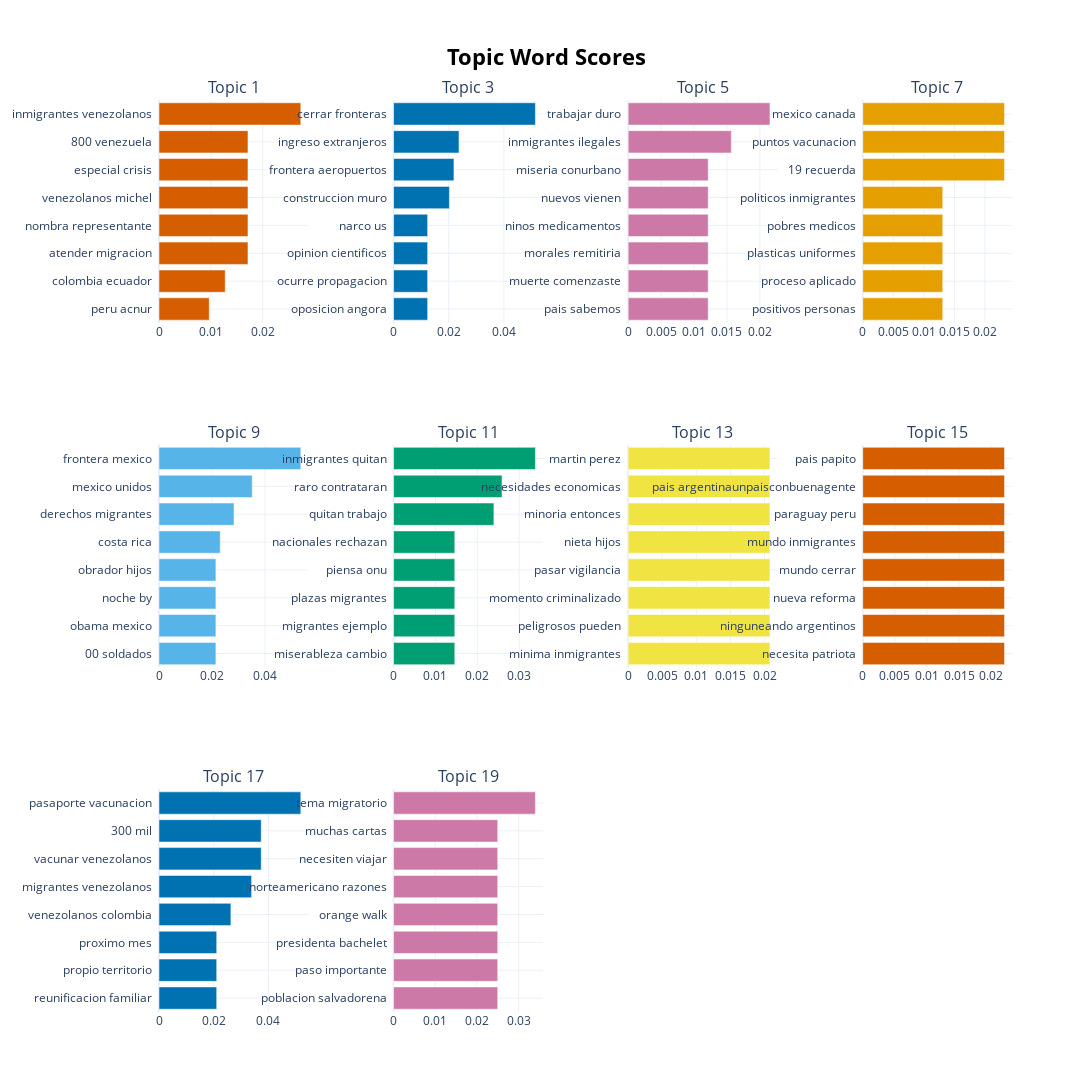

Here is the notebook cell this chart was saved with:
### Markdown cell above
Una forma más visual de observar una cantidad determinada de grupos y la cantidad de palabras más representativas puede hacerse con el método ``visualize_topics()``.

### Code cell
topic_model.visualize_barchart(topics=[1,3,5,7,9,11,13,15,17,19], n_words=8, width=450, height=400)

### Figure 1 — Plotly figure (JSON) as saved in the notebook; plotly's stock layout.template omitted (floating-point values rounded to 4 significant figures)
{"data": [{"marker": {"color": "#D55E00"}, "orientation": "h", "type": "bar", "x": [0.009683, 0.01276, 0.01716, 0.01716, 0.01716, 0.01716, 0.01716, 0.02734], "xaxis": "x", "y": ["peru acnur  ", "colombia ecuador  ", "atender migracion  ", "nombra representante  ", "venezolanos michel  ", "especial crisis  ", "800 venezuela  ", "inmigrantes venezolanos  "], "yaxis": "y"}, {"marker": {"color": "#0072B2"}, "orientation": "h", "type": "bar", "x": [0.01235, 0.01235, 0.01235, 0.01235, 0.02024, 0.02188, 0.02372, 0.05141], "xaxis": "x2", "y": ["oposicion angora  ", "ocurre propagacion  ", "opinion cientificos  ", "narco us  ", "construccion muro  ", "frontera aeropuertos  ", "ingreso extranjeros  ", "cerrar fronteras  "], "yaxis": "y2"}, {"marker": {"color": "#CC79A7"}, "orientation": "h", "type": "bar", "x": [0.01215, 0.01215, 0.01215, 0.01215, 0.01215, 0.01215, 0.01567, 0.02153], "xaxis": "x3", "y": ["pais sabemos  ", "muerte comenzaste  ", "morales remitiria  ", "ninos medicamentos  ", "nuevos vienen  ", "miseria conurbano  ", "inmigrantes ilegales  ", "trabajar duro  "], "yaxis": "y3"}, {"marker": {"color": "#E69F00"}, "orientation": "h", "type": "bar", "x": [0.0131, 0.0131, 0.0131, 0.0131, 0.0131, 0.02321, 0.02321, 0.02321], "xaxis": "x4", "y": ["positivos personas  ", "proceso aplicado  ", "plasticas uniformes  ", "pobres medicos  ", "politicos inmigrantes  ", "19 recuerda  ", "puntos vacunacion  ", "mexico canada  "], "yaxis": "y4"}, {"marker": {"color": "#56B4E9"}, "orientation": "h", "type": "bar", "x": [0.02146, 0.02146, 0.02146, 0.02146, 0.02309, 0.02829, 0.03516, 0.05348], "xaxis": "x5", "y": ["00 soldados  ", "obama mexico  ", "noche by  ", "obrador hijos  ", "costa rica  ", "derechos migrantes  ", "mexico unidos  ", "frontera mexico  "], "yaxis": "y5"}, {"marker": {"color": "#009E73"}, "orientation": "h", "type": "bar", "x": [0.01462, 0.01462, 0.01462, 0.01462, 0.01462, 0.02395, 0.0259, 0.03386], "xaxis": "x6", "y": ["miserableza cambio  ", "migrantes ejemplo  ", "plazas migrantes  ", "piensa onu  ", "nacionales rechazan  ", "quitan trabajo  ", "raro contrataran  ", "inmigrantes quitan  "], "yaxis": "y6"}, {"marker": {"color": "#F0E442"}, "orientation": "h", "type": "bar", "x": [0.0208, 0.0208, 0.0208, 0.0208, 0.0208, 0.0208, 0.0208, 0.0208], "xaxis": "x7", "y": ["minima inmigrantes  ", "peligrosos pueden  ", "momento criminalizado  ", "pasar vigilancia  ", "nieta hijos  ", "minoria entonces  ", "necesidades economicas  ", "martin perez  "], "yaxis": "y7"}, {"marker": {"color": "#D55E00"}, "orientation": "h", "type": "bar", "x": [0.02209, 0.02209, 0.02209, 0.02209, 0.02209, 0.02209, 0.02209, 0.02209], "xaxis": "x8", "y": ["necesita patriota  ", "ninguneando argentinos  ", "nueva reforma  ", "mundo cerrar  ", "mundo inmigrantes  ", "paraguay peru  ", "pais argentinaunpaisconbuenagente  ", "pais papito  "], "yaxis": "y8"}, {"marker": {"color": "#0072B2"}, "orientation": "h", "type": "bar", "x": [0.02109, 0.02109, 0.02109, 0.02627, 0.03385, 0.03736, 0.03736, 0.05183], "xaxis": "x9", "y": ["reunificacion familiar  ", "propio territorio  ", "proximo mes  ", "venezolanos colombia  ", "migrantes venezolanos  ", "vacunar venezolanos  ", "300 mil  ", "pasaporte vacunacion  "], "yaxis": "y9"}, {"marker": {"color": "#CC79A7"}, "orientation": "h", "type": "bar", "x": [0.02501, 0.02501, 0.02501, 0.02501, 0.02501, 0.02501, 0.02501, 0.03405], "xaxis": "x10", "y": ["poblacion salvadorena  ", "paso importante  ", "presidenta bachelet  ", "orange walk  ", "norteamericano razones  ", "necesiten viajar  ", "muchas cartas  ", "tema migratorio  "], "yaxis": "y10"}], "layout": {"annotations": [{"font": {"size": 16}, "showarrow": false, "text": "Topic 1", "x": 0.0875, "xanchor": "center", "xref": "paper", "y": 1, "yanchor": "bottom", "yref": "paper"}, {"font": {"size": 16}, "showarrow": false, "text": "Topic 3", "x": 0.3625, "xanchor": "center", "xref": "paper", "y": 1, "yanchor": "bottom", "yref": "paper"}, {"font": {"size": 16}, "showarrow": false, "text": "Topic 5", "x": 0.6375, "xanchor": "center", "xref": "paper", "y": 1, "yanchor": "bottom", "yref": "paper"}, {"font": {"size": 16}, "showarrow": false, "text": "Topic 7", "x": 0.9125, "xanchor": "center", "xref": "paper", "y": 1, "yanchor": "bottom", "yref": "paper"}, {"font": {"size": 16}, "showarrow": false, "text": "Topic 9", "x": 0.0875, "xanchor": "center", "xref": "paper", "y": 0.6222, "yanchor": "bottom", "yref": "paper"}, {"font": {"size": 16}, "showarrow": false, "text": "Topic 11", "x": 0.3625, "xanchor": "center", "xref": "paper", "y": 0.6222, "yanchor": "bottom", "yref": "paper"}, {"font": {"size": 16}, "showarrow": false, "text": "Topic 13", "x": 0.6375, "xanchor": "center", "xref": "paper", "y": 0.6222, "yanchor": "bottom", "yref": "paper"}, {"font": {"size": 16}, "showarrow": false, "text": "Topic 15", "x": 0.9125, "xanchor": "center", "xref": "paper", "y": 0.6222, "yanchor": "bottom", "yref": "paper"}, {"font": {"size": 16}, "showarrow": false, "text": "Topic 17", "x": 0.0875, "xanchor": "center", "xref": "paper", "y": 0.2444, "yanchor": "bottom", "yref": "paper"}, {"font": {"size": 16}, "showarrow": false, "text": "Topic 19", "x": 0.3625, "xanchor": "center", "xref": "paper", "y": 0.2444, "yanchor": "bottom", "yref": "paper"}], "height": 1200, "hoverlabel": {"bgcolor": "white", "font": {"family": "Rockwell", "size": 16}}, "showlegend": false, "title": {"font": {"color": "Black", "size": 22}, "text": "<b>Topic Word Scores", "x": 0.5, "xanchor": "center", "yanchor": "top"}, "width": 1800, "xaxis": {"anchor": "y", "domain": [0, 0.175], "showgrid": true}, "xaxis10": {"anchor": "y10", "domain": [0.275, 0.45], "showgrid": true}, "xaxis11": {"anchor": "y11", "domain": [0.55, 0.725], "showgrid": true}, "xaxis12": {"anchor": "y12", "domain": [0.825, 1], "showgrid": true}, "xaxis2": {"anchor": "y2", "domain": [0.275, 0.45], "showgrid": true}, "xaxis3": {"anchor": "y3", "domain": [0.55, 0.725], "showgrid": true}, "xaxis4": {"anchor": "y4", "domain": [0.825, 1], "showgrid": true}, "xaxis5": {"anchor": "y5", "domain": [0, 0.175], "showgrid": true}, "xaxis6": {"anchor": "y6", "domain": [0.275, 0.45], "showgrid": true}, "xaxis7": {"anchor": "y7", "domain": [0.55, 0.725], "showgrid": true}, "xaxis8": {"anchor": "y8", "domain": [0.825, 1], "showgrid": true}, "xaxis9": {"anchor": "y9", "domain": [0, 0.175], "showgrid": true}, "yaxis": {"anchor": "x", "domain": [0.7556, 1], "showgrid": true}, "yaxis10": {"anchor": "x10", "domain": [0, 0.2444], "showgrid": true}, "yaxis11": {"anchor": "x11", "domain": [0, 0.2444], "showgrid": true}, "yaxis12": {"anchor": "x12", "domain": [0, 0.2444], "showgrid": true}, "yaxis2": {"anchor": "x2", "domain": [0.7556, 1], "showgrid": true}, "yaxis3": {"anchor": "x3", "domain": [0.7556, 1], "showgrid": true}, "yaxis4": {"anchor": "x4", "domain": [0.7556, 1], "showgrid": true}, "yaxis5": {"anchor": "x5", "domain": [0.3778, 0.6222], "showgrid": true}, "yaxis6": {"anchor": "x6", "domain": [0.3778, 0.6222], "showgrid": true}, "yaxis7": {"anchor": "x7", "domain": [0.3778, 0.6222], "showgrid": true}, "yaxis8": {"anchor": "x8", "domain": [0.3778, 0.6222], "showgrid": true}, "yaxis9": {"anchor": "x9", "domain": [0, 0.2444], "showgrid": true}}}
